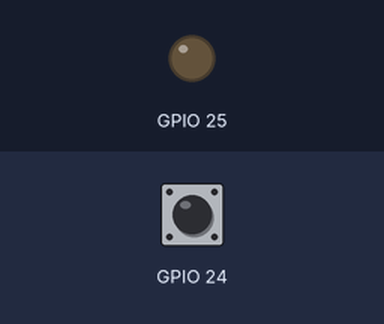
A program run on a simulated Raspberry Pi (BCM pin numbers). Parts: output pins drawn as LEDs (lit = HIGH). Inputs (shaded band) come from the test bench; at power-on: GPIO 24 LOW.

Above: at 1.2 s.
1.3 s: GPIO 24 pulled HIGH for 0.15 s
At 1.6 s:
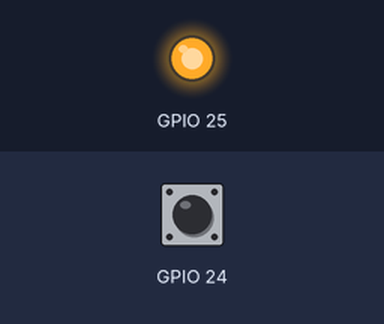
2.9 s: GPIO 24 pulled HIGH for 1 s
At 4.1 s:
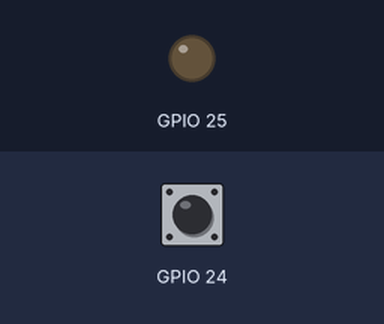
5.4 s: GPIO 24 pulled HIGH for 3.2 s
At 6.0 s:
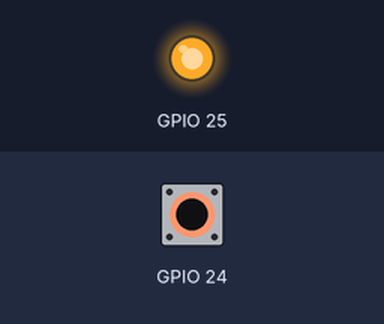
Timing chart, 0 to 8.4 s (numbered marks = the images above; inputs shaded):
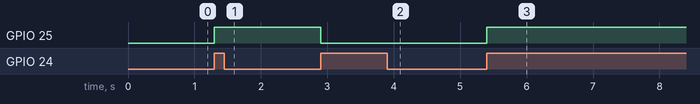

The program:

03event.py
```python
import RPi.GPIO as GPIO
from time import sleep


def my_callback(channel):
    global ledState
    if channel==24:
        ledState = not ledState
        if ledState == GPIO.HIGH:
            GPIO.output(25, GPIO.HIGH)
        else:
            GPIO.output(25, GPIO.LOW )


GPIO.setmode(GPIO.BCM)
GPIO.setup(25, GPIO.OUT, initial=GPIO.LOW)
GPIO.setup(24, GPIO.IN, pull_up_down=GPIO.PUD_DOWN)
GPIO.add_event_detect(24, GPIO.RISING, callback=my_callback, bouncetime=200) #200ms


ledState = GPIO.LOW


try:
    while True:
        sleep(0.01)

except KeyboardInterrupt:
    print "imada!!!"
    pass

#except:    # also work
#    print "imada!!!"
#    pass


#GPIO.cleanup(25)    #only GPIO25
GPIO.cleanup()    #all GPIO
```

Measured:
- after the input at 1.3 s, GPIO 25: LOW → HIGH at once
- after the input at 2.9 s, GPIO 25: HIGH → LOW at once
- after the input at 5.4 s, GPIO 25: LOW → HIGH at once
